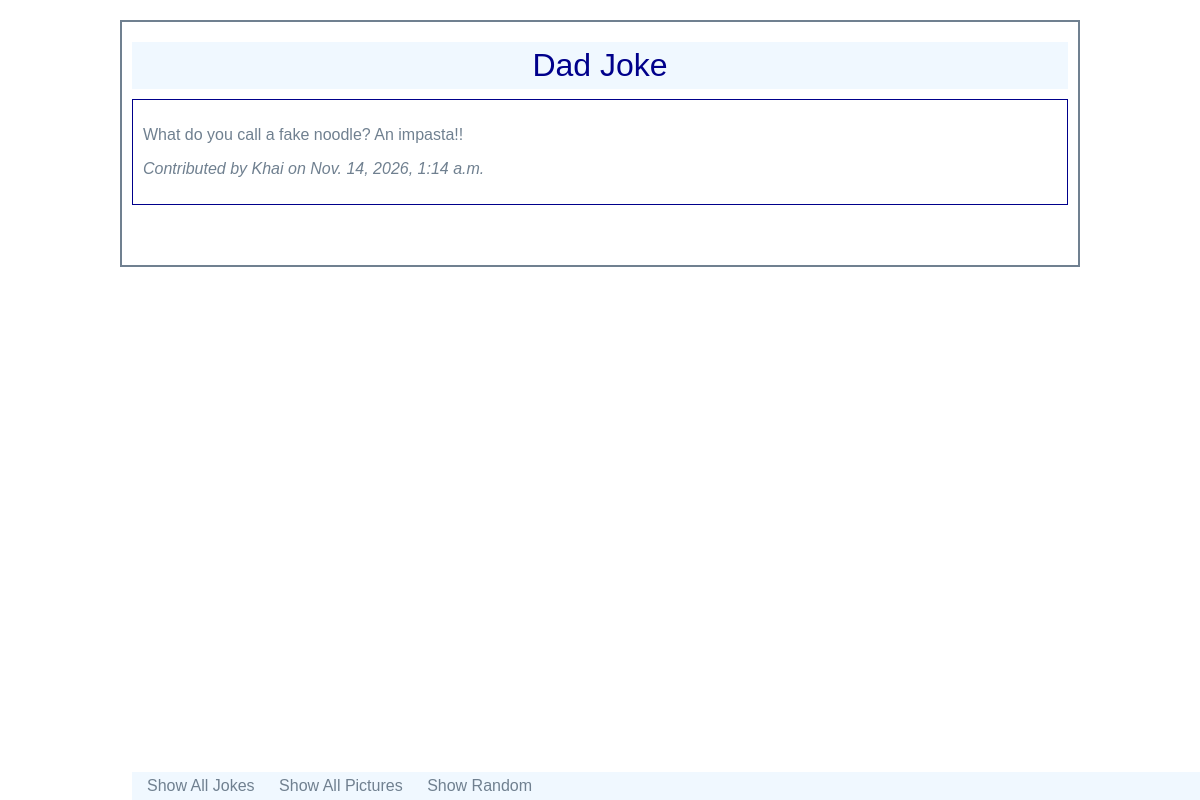
/dadjokes/joke/6, run on the app's committed database.
### dadjokes/models.py (models this page shows, shortened)
class Joke (models.Model):
    text = models.TextField(blank=False)
    name = models.TextField(blank=False)
    timestamp = models.DateTimeField(auto_now_add=True)

### dadjokes/views.py (the view)
# urls.py: path('joke/<int:pk>', JokeDetailView.as_view(), name='show_joke'),
class JokeDetailView(DetailView):
    model = Joke
    template_name = 'dadjokes/show_joke.html'
    context_object_name = 'joke'

### dadjokes/templates/dadjokes/show_joke.html
{% extends 'dadjokes/base.html' %}
{% block content %}
<h1>Dad Joke</h1>
<div class="card">
    <p>{{ joke.text }}</p>
    <p><em>Contributed by {{ joke.name }} on {{ joke.timestamp }}</em></p>
</div>
{% endblock %}

### static/dadjokes/styles.css (style rules this page uses)
body { background-color: #fff; color: slategray; font-family: arial; max-width: 960px; margin: 20px auto; }
h1, h2, h3 { font-weight: normal; background: aliceblue; color: darkblue; margin: 0; padding: 5px; }
.wrapper h1 { text-align: center; margin: 10px auto; }
.card { border: 1px solid darkblue; padding: 10px; margin-bottom: 10px; }

### data on the page
Joke: text "What do you call a fake noodle? An impasta!!", name "Khai", timestamp "Nov. 14, 2026, 1:14 a.m."
